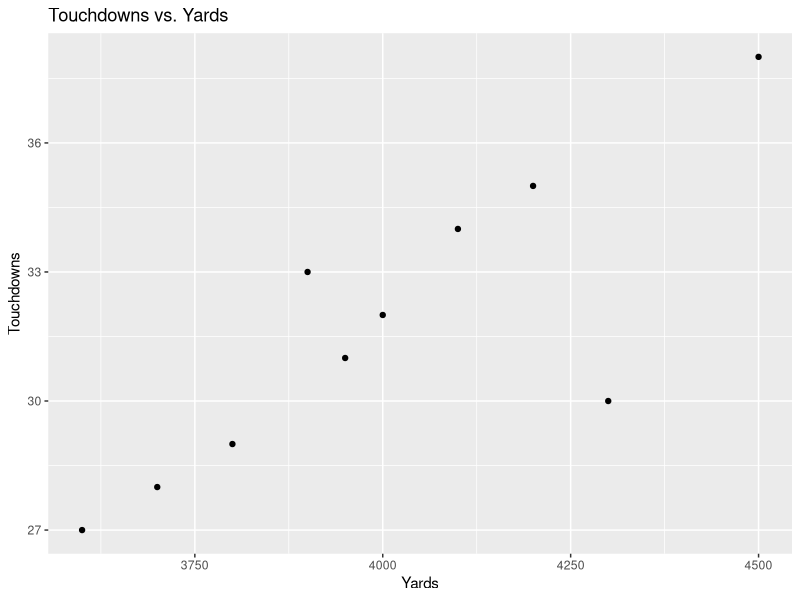

This figure's R source:
# DSA 515 - Assignment 1

setwd("~/Downloads/DSA 515/HW 1")

library(ggplot2)

nfl_data <- read.csv("nfl_sample.csv")

# Scatter plot that shows the relation between yards and touchdowns
ggplot(nfl_data, aes(x = Yards, y = Touchdowns)) + 
  geom_point() + 
  labs(title = "Touchdowns vs. Yards", x = "Yards", y = "Touchdowns")
